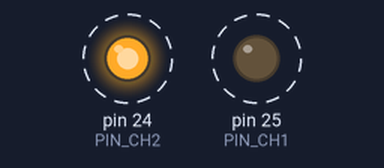
Simulated run of this program. Board: Raspberry Pi (wiringPi pin numbers). On the bench: output pins drawn as LEDs (lit = HIGH). Dashed ring = blinking. Pin numbers are wiringPi numbers; what the program prints to the terminal is not drawn.

Above: at 0.5 s.
Timing chart, 0 to 4.6 s (numbered marks = the images above):
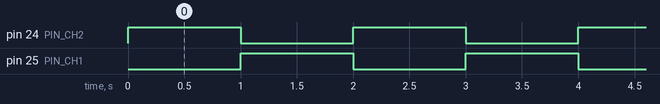

Measured:
- by itself, pin 24 (PIN_CH2), pin 25 (PIN_CH1): alternates HIGH for 1.0 s and LOW for 1.0 s

The program:

2-ch-relay.py
```python
# Seengreat 2-ch Relay HAT demo
# Author(s):Andy Li from Seengreat

import os
import sys
import time
import wiringpi as wpi

"""the following pin definiting use wiringpi"""
PIN_CH1     = 25
PIN_CH2     = 24

STATE_ON    = wpi.LOW
STATE_OFF   = wpi.HIGH

class RELAY_2CH():
    def __init__(self):
        # gpio init
        wpi.wiringPiSetup()
        wpi.pinMode(PIN_CH1, wpi.OUTPUT)  # CH1 pin
        wpi.pinMode(PIN_CH2, wpi.OUTPUT)  # CH2 pin
        wpi.digitalWrite(PIN_CH1, STATE_OFF)
        wpi.digitalWrite(PIN_CH2, STATE_OFF)
    def control(self, ch, state):
        if ch == 1:
            wpi.digitalWrite(PIN_CH1, state)
        elif ch == 2:
            wpi.digitalWrite(PIN_CH2, state)
if __name__ == '__main__':
    relay = RELAY_2CH()
    while True:
        print("ch1 relay on")
        relay.control(1, STATE_ON)
        time.sleep(1)
        print("ch1 relay off")
        relay.control(1, STATE_OFF)
        print("ch2 relay on")
        relay.control(2, STATE_ON)
        time.sleep(1)
        print("ch2 relay off")
        relay.control(2, STATE_OFF)
```
